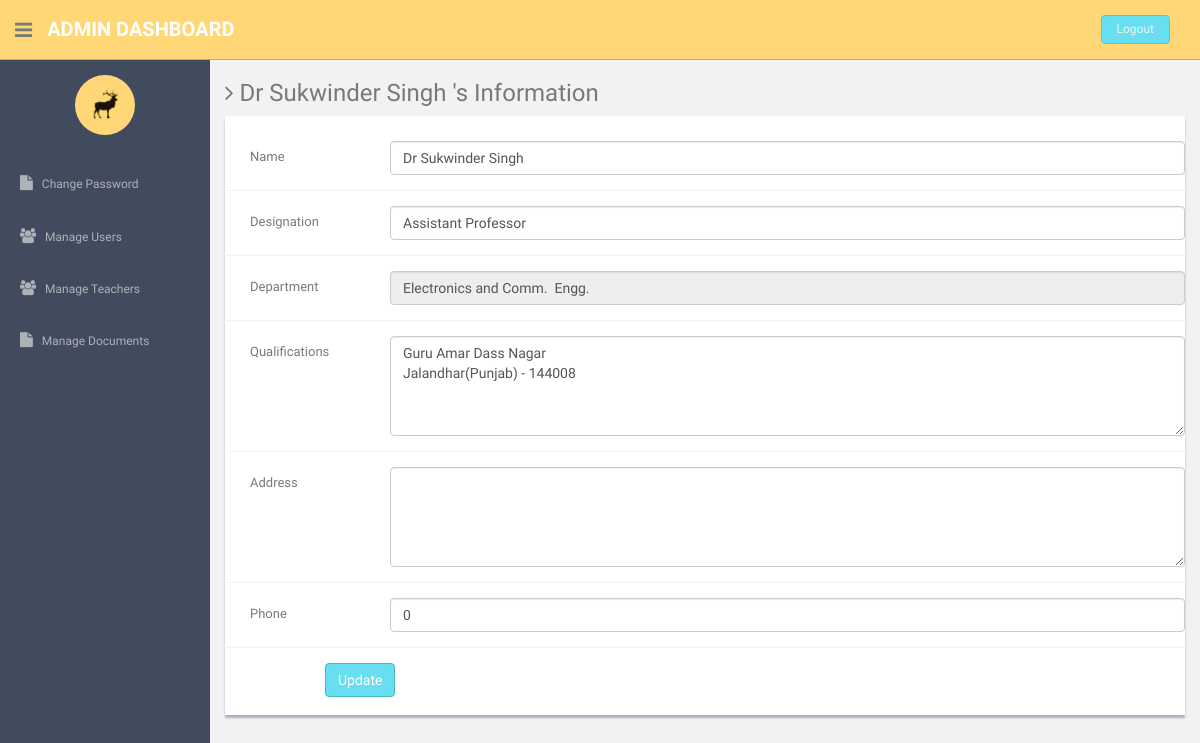
Page /php_project/admin/update_profile_teachers.php?uid=2 on the committed database.
### tables this page shows
CREATE TABLE `ece_faculty` (
  `id` int(11) NOT NULL,
  `name` varchar(100) NOT NULL,
  `dp` varchar(10000) NOT NULL,
  `designation` varchar(100) NOT NULL,
  `department` varchar(100) NOT NULL,
  `qualification` varchar(1000) NOT NULL,
  `address` varchar(1000) NOT NULL,
  `phone` bigint(12) NOT NULL,
  `email` varchar(100) NOT NULL,
  `fax` varchar(100) NOT NULL
);

### php_project/admin/update_profile_teachers.php (the view, shortened to what this page needs)
<?php
include'dbconnection.php';
    ?>
<?php
include 'external.php';?>
<div id="container" >
      <?php include 'toggle.php';
            include 'sidebar.php';
       $ret=mysqli_query($con,"select * from ece_faculty where id='".$_GET['uid']."'");
	  while($row=mysqli_fetch_assoc($ret))
	  {?>
      <section id="main-content">
          <section class="wrapper">
          	<h3><i class="fa fa-angle-right"></i> <?php echo $row['name'];?>'s Information</h3>
				<div class="row">
                  <div class="col-md-12">
                      <div class="content-panel">
                           <form class="form-horizontal style-form" name="form1" method="post" action="" onSubmit="return valid();">
                          <div class="form-group">
                              <label class="col-sm-2 col-sm-2 control-label" style="padding-left:40px;"> Name </label>
                              <div class="col-sm-10">
                                  <input type="text" class="form-control" name="name" value="<?php echo $row['name'];?>" >
                              </div>
                          </div>
                              <div class="form-group">
                              <label class="col-sm-2 col-sm-2 control-label" style="padding-left:40px;">Designation</label>
                              <div class="col-sm-10">
                                  <input type="text" class="form-control" name="des" value="<?php echo $row['designation'];?>" >
                              </div>
                          </div>
                              <div class="form-group">
                              <label class="col-sm-2 col-sm-2 control-label" style="padding-left:40px;">Department</label>
                              <div class="col-sm-10">
                                  <input type="text" class="form-control" name="dep" value="<?php echo $row['department'];?>" readonly >
                              </div>
                          </div>
                               <div class="form-group">
                              <label class="col-sm-2 col-sm-2 control-label" style="padding-left:40px;">Qualifications</label>
                              <div class="col-sm-10">
                                  <textarea type="text" class="form-control" name="qual" style="height:100px;"><?php echo $row['qualification'];?></textarea>
                              </div>
                          </div>
                                <div class="form-group">
                              <label class="col-sm-2 col-sm-2 control-label" style="padding-left:40px;">Address</label>
                              <div class="col-sm-10">
                                <textarea type="text" class="form-control" name="address" style="height:100px;"><?php echo $row['address'];?></textarea>
                              </div>
                          </div>
                               <div class="form-group">
                              <label class="col-sm-2 col-sm-2 control-label" style="padding-left:40px;">Phone</label>
                              <div class="col-sm-10">
                                <input type="text" class="form-control" name="phone" value="<?php echo $row['phone'];?>" >
                              </div>
                          </div>
                          <div style="margin-left:100px;">
                          <input type="submit" name="Submit" value="Update" class="btn btn-theme"></div>
                          </form>
                      </div>
                  </div>
              </div>
		</section>
      </section>
      </div>
        <?php } ?>

### php_project/admin/assets/css/style.css (style rules this page uses)
#container { width: 100%; height: 100%; }
.btn-theme { color: #fff; background-color: #68dff0; border-color: #48bcb4; }
#main-content { margin-left: 210px; }
.wrapper { display: inline-block; margin-top: 60px; padding-left: 15px; padding-right: 15px; padding-bottom: 15px; padding-top: 0px; width: 100%; }
.content-panel { background: #ffffff; box-shadow: 0px 3px 2px #aab2bd; padding-top: 15px; padding-bottom: 5px; }
label { font-weight: 400; }
.form-horizontal.style-form .form-group { border-bottom: 1px solid #eff2f7; padding-bottom: 15px; margin-bottom: 15px; }
@media (min-width: 768px) { .form-horizontal .control-label { text-align: left; } }

### rows in the picture
ece_faculty: name "Dr Sukwinder Singh", des "Assistant Professor", dep "Electronics and Comm. Engg.", qual "Guru Amar Dass Nagar Jalandhar(Punjab) - 144008", phone "0"
